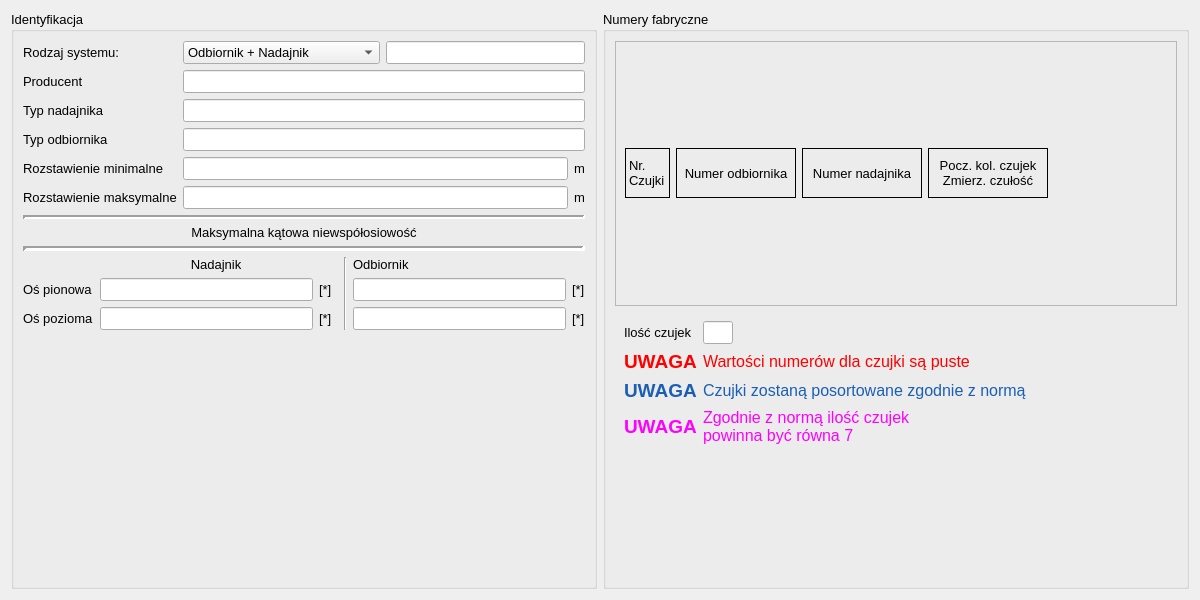
<?xml version="1.0" encoding="UTF-8"?>
<ui version="4.0">
 <class>ParametryBadaniaCzujkiDlg</class>
 <widget class="QWidget" name="ParametryBadaniaCzujkiDlg">
  <property name="geometry">
   <rect>
    <x>0</x>
    <y>0</y>
    <width>1200</width>
    <height>600</height>
   </rect>
  </property>
  <property name="minimumSize">
   <size>
    <width>1200</width>
    <height>600</height>
   </size>
  </property>
  <property name="maximumSize">
   <size>
    <width>1920</width>
    <height>1200</height>
   </size>
  </property>
  <property name="font">
   <font>
    <family>Arial</family>
    <pointsize>10</pointsize>
   </font>
  </property>
  <property name="windowTitle">
   <string>Form</string>
  </property>
  <layout class="QHBoxLayout" name="horizontalLayout_4">
   <item>
    <widget class="QGroupBox" name="groupBox">
     <property name="title">
      <string>Identyfikacja</string>
     </property>
     <layout class="QFormLayout" name="formLayout">
      <item row="0" column="0">
       <widget class="QLabel" name="lrodzajsystemu">
        <property name="text">
         <string>Rodzaj systemu:</string>
        </property>
       </widget>
      </item>
      <item row="0" column="1">
       <layout class="QHBoxLayout" name="horizontalLayout_3">
        <item>
         <widget class="QComboBox" name="comboBox">
          <item>
           <property name="text">
            <string>Odbiornik + Nadajnik</string>
           </property>
          </item>
          <item>
           <property name="text">
            <string>Nadajnik-obiornik + Reflektor</string>
           </property>
          </item>
         </widget>
        </item>
        <item>
         <widget class="QLineEdit" name="lineEdit"/>
        </item>
       </layout>
      </item>
      <item row="1" column="0">
       <widget class="QLabel" name="lproducent">
        <property name="text">
         <string>Producent</string>
        </property>
       </widget>
      </item>
      <item row="1" column="1">
       <widget class="QLineEdit" name="producent"/>
      </item>
      <item row="2" column="0">
       <widget class="QLabel" name="ltypTransmitter">
        <property name="text">
         <string>Typ nadajnika</string>
        </property>
       </widget>
      </item>
      <item row="2" column="1">
       <widget class="QLineEdit" name="typTransmitter"/>
      </item>
      <item row="3" column="0">
       <widget class="QLabel" name="ltypReceiver">
        <property name="text">
         <string>Typ odbiornika</string>
        </property>
       </widget>
      </item>
      <item row="3" column="1">
       <widget class="QLineEdit" name="typReceiver"/>
      </item>
      <item row="4" column="0">
       <widget class="QLabel" name="lrozstawienieminimalne">
        <property name="text">
         <string>Rozstawienie minimalne</string>
        </property>
       </widget>
      </item>
      <item row="4" column="1">
       <layout class="QHBoxLayout" name="horizontalLayout_2">
        <item>
         <widget class="QLineEdit" name="rozstawienieMinimalne"/>
        </item>
        <item>
         <widget class="QLabel" name="lunitrozmin">
          <property name="text">
           <string>m</string>
          </property>
         </widget>
        </item>
       </layout>
      </item>
      <item row="5" column="0">
       <widget class="QLabel" name="lrozstawieniemaksymalne">
        <property name="text">
         <string>Rozstawienie maksymalne</string>
        </property>
       </widget>
      </item>
      <item row="5" column="1">
       <layout class="QHBoxLayout" name="horizontalLayout">
        <item>
         <widget class="QLineEdit" name="rozstawienieMaksymalne"/>
        </item>
        <item>
         <widget class="QLabel" name="lunitrozmax">
          <property name="text">
           <string>m</string>
          </property>
         </widget>
        </item>
       </layout>
      </item>
      <item row="6" column="0" colspan="2">
       <widget class="Line" name="line_1">
        <property name="minimumSize">
         <size>
          <width>42</width>
          <height>4</height>
         </size>
        </property>
        <property name="lineWidth">
         <number>3</number>
        </property>
        <property name="orientation">
         <enum>Qt::Horizontal</enum>
        </property>
       </widget>
      </item>
      <item row="7" column="0" colspan="2">
       <widget class="QWidget" name="widget" native="true">
        <property name="minimumSize">
         <size>
          <width>25</width>
          <height>25</height>
         </size>
        </property>
        <layout class="QGridLayout" name="gridLayout">
         <property name="leftMargin">
          <number>0</number>
         </property>
         <property name="topMargin">
          <number>0</number>
         </property>
         <property name="rightMargin">
          <number>0</number>
         </property>
         <property name="bottomMargin">
          <number>0</number>
         </property>
         <item row="4" column="0">
          <widget class="QLabel" name="lospionowa">
           <property name="text">
            <string>Oś pionowa</string>
           </property>
          </widget>
         </item>
         <item row="5" column="6">
          <widget class="QLabel" name="label_2">
           <property name="text">
            <string>[*]</string>
           </property>
          </widget>
         </item>
         <item row="4" column="6">
          <widget class="QLabel" name="label">
           <property name="text">
            <string>[*]</string>
           </property>
          </widget>
         </item>
         <item row="1" column="0" colspan="7">
          <widget class="QLabel" name="lcaption">
           <property name="text">
            <string>Maksymalna kątowa niewspółosiowość</string>
           </property>
           <property name="alignment">
            <set>Qt::AlignCenter</set>
           </property>
          </widget>
         </item>
         <item row="5" column="1">
          <widget class="QLineEdit" name="transmitter_ospozioma"/>
         </item>
         <item row="4" column="2">
          <widget class="QLabel" name="lunitpionowa">
           <property name="text">
            <string>[*]</string>
           </property>
          </widget>
         </item>
         <item row="4" column="5">
          <widget class="QLineEdit" name="receiver_ospionowa"/>
         </item>
         <item row="5" column="0">
          <widget class="QLabel" name="lospozioma">
           <property name="text">
            <string>Oś pozioma</string>
           </property>
          </widget>
         </item>
         <item row="4" column="1">
          <widget class="QLineEdit" name="transmitter_ospionowa"/>
         </item>
         <item row="2" column="0" colspan="7">
          <widget class="Line" name="line_2">
           <property name="minimumSize">
            <size>
             <width>5</width>
             <height>5</height>
            </size>
           </property>
           <property name="lineWidth">
            <number>4</number>
           </property>
           <property name="orientation">
            <enum>Qt::Horizontal</enum>
           </property>
          </widget>
         </item>
         <item row="3" column="4" rowspan="3">
          <widget class="Line" name="line">
           <property name="orientation">
            <enum>Qt::Vertical</enum>
           </property>
          </widget>
         </item>
         <item row="3" column="5" colspan="2">
          <widget class="QLabel" name="lReceiver">
           <property name="text">
            <string>Odbiornik</string>
           </property>
          </widget>
         </item>
         <item row="5" column="5">
          <widget class="QLineEdit" name="receiver_ospozioma"/>
         </item>
         <item row="5" column="2">
          <widget class="QLabel" name="lunitospozioma">
           <property name="text">
            <string>[*]</string>
           </property>
          </widget>
         </item>
         <item row="3" column="1" colspan="2">
          <widget class="QLabel" name="lTransmitter">
           <property name="text">
            <string>Nadajnik</string>
           </property>
           <property name="alignment">
            <set>Qt::AlignCenter</set>
           </property>
          </widget>
         </item>
        </layout>
       </widget>
      </item>
     </layout>
    </widget>
   </item>
   <item>
    <widget class="QGroupBox" name="groupBox_2">
     <property name="title">
      <string>Numery fabryczne</string>
     </property>
     <layout class="QVBoxLayout" name="verticalLayout">
      <item>
       <widget class="QFrame" name="frameCzujki">
        <property name="frameShape">
         <enum>QFrame::StyledPanel</enum>
        </property>
        <property name="frameShadow">
         <enum>QFrame::Raised</enum>
        </property>
        <layout class="QGridLayout" name="gridLayoutNumerCzujek">
         <item row="0" column="3" colspan="2">
          <widget class="QLabel" name="headSortowanie">
           <property name="minimumSize">
            <size>
             <width>100</width>
             <height>0</height>
            </size>
           </property>
           <property name="maximumSize">
            <size>
             <width>120</width>
             <height>50</height>
            </size>
           </property>
           <property name="frameShape">
            <enum>QFrame::Box</enum>
           </property>
           <property name="text">
            <string>Pocz. kol. czujek
Zmierz. czułość</string>
           </property>
           <property name="alignment">
            <set>Qt::AlignCenter</set>
           </property>
           <property name="margin">
            <number>3</number>
           </property>
          </widget>
         </item>
         <item row="0" column="2">
          <widget class="QLabel" name="hnumerReceiver">
           <property name="minimumSize">
            <size>
             <width>60</width>
             <height>20</height>
            </size>
           </property>
           <property name="frameShape">
            <enum>QFrame::Box</enum>
           </property>
           <property name="text">
            <string>Numer nadajnika</string>
           </property>
           <property name="alignment">
            <set>Qt::AlignCenter</set>
           </property>
           <property name="margin">
            <number>3</number>
           </property>
          </widget>
         </item>
         <item row="0" column="0">
          <widget class="QLabel" name="hlp">
           <property name="minimumSize">
            <size>
             <width>45</width>
             <height>40</height>
            </size>
           </property>
           <property name="maximumSize">
            <size>
             <width>45</width>
             <height>16777215</height>
            </size>
           </property>
           <property name="frameShape">
            <enum>QFrame::Box</enum>
           </property>
           <property name="text">
            <string>Nr.
Czujki</string>
           </property>
           <property name="margin">
            <number>3</number>
           </property>
          </widget>
         </item>
         <item row="0" column="1">
          <widget class="QLabel" name="hnumerTransmitter">
           <property name="minimumSize">
            <size>
             <width>60</width>
             <height>20</height>
            </size>
           </property>
           <property name="frameShape">
            <enum>QFrame::Box</enum>
           </property>
           <property name="text">
            <string>Numer odbiornika</string>
           </property>
           <property name="alignment">
            <set>Qt::AlignCenter</set>
           </property>
           <property name="margin">
            <number>3</number>
           </property>
          </widget>
         </item>
        </layout>
       </widget>
      </item>
      <item>
       <widget class="QWidget" name="widgetSortowanie" native="true">
        <layout class="QFormLayout" name="formLayout_2">
         <item row="3" column="0">
          <widget class="QLabel" name="luwaga">
           <property name="font">
            <font>
             <pointsize>14</pointsize>
             <bold>true</bold>
            </font>
           </property>
           <property name="styleSheet">
            <string notr="true">color:rgb(26, 95, 180)</string>
           </property>
           <property name="text">
            <string>UWAGA</string>
           </property>
          </widget>
         </item>
         <item row="3" column="1">
          <widget class="QLabel" name="lcontext">
           <property name="font">
            <font>
             <pointsize>12</pointsize>
            </font>
           </property>
           <property name="styleSheet">
            <string notr="true">color:rgb(26, 95, 180)</string>
           </property>
           <property name="text">
            <string>Czujki zostaną posortowane zgodnie z normą</string>
           </property>
           <property name="wordWrap">
            <bool>true</bool>
           </property>
          </widget>
         </item>
         <item row="2" column="0">
          <widget class="QLabel" name="lError">
           <property name="font">
            <font>
             <pointsize>14</pointsize>
             <bold>true</bold>
            </font>
           </property>
           <property name="styleSheet">
            <string notr="true">color:red</string>
           </property>
           <property name="text">
            <string>UWAGA</string>
           </property>
          </widget>
         </item>
         <item row="2" column="1">
          <widget class="QLabel" name="error">
           <property name="font">
            <font>
             <pointsize>12</pointsize>
            </font>
           </property>
           <property name="styleSheet">
            <string notr="true">color:red</string>
           </property>
           <property name="text">
            <string>Wartości numerów dla czujki są puste </string>
           </property>
           <property name="wordWrap">
            <bool>true</bool>
           </property>
          </widget>
         </item>
         <item row="0" column="0">
          <widget class="QLabel" name="label_3">
           <property name="text">
            <string>Ilość czujek</string>
           </property>
          </widget>
         </item>
         <item row="0" column="1">
          <widget class="QLineEdit" name="iloscczujek">
           <property name="maximumSize">
            <size>
             <width>30</width>
             <height>16777215</height>
            </size>
           </property>
           <property name="readOnly">
            <bool>true</bool>
           </property>
          </widget>
         </item>
         <item row="4" column="0">
          <widget class="QLabel" name="lUwaga2">
           <property name="font">
            <font>
             <pointsize>14</pointsize>
             <bold>true</bold>
            </font>
           </property>
           <property name="styleSheet">
            <string notr="true">color:magenta</string>
           </property>
           <property name="text">
            <string>UWAGA</string>
           </property>
          </widget>
         </item>
         <item row="4" column="1">
          <widget class="QLabel" name="lContext2">
           <property name="font">
            <font>
             <pointsize>12</pointsize>
            </font>
           </property>
           <property name="styleSheet">
            <string notr="true">color:magenta</string>
           </property>
           <property name="text">
            <string>Zgodnie z normą ilość czujek
powinna być równa 7</string>
           </property>
           <property name="wordWrap">
            <bool>true</bool>
           </property>
          </widget>
         </item>
        </layout>
       </widget>
      </item>
     </layout>
    </widget>
   </item>
  </layout>
 </widget>
 <tabstops>
  <tabstop>comboBox</tabstop>
  <tabstop>producent</tabstop>
  <tabstop>typTransmitter</tabstop>
  <tabstop>typReceiver</tabstop>
  <tabstop>rozstawienieMinimalne</tabstop>
  <tabstop>rozstawienieMaksymalne</tabstop>
  <tabstop>transmitter_ospionowa</tabstop>
  <tabstop>transmitter_ospozioma</tabstop>
  <tabstop>receiver_ospionowa</tabstop>
  <tabstop>receiver_ospozioma</tabstop>
 </tabstops>
 <resources/>
 <connections/>
</ui>
